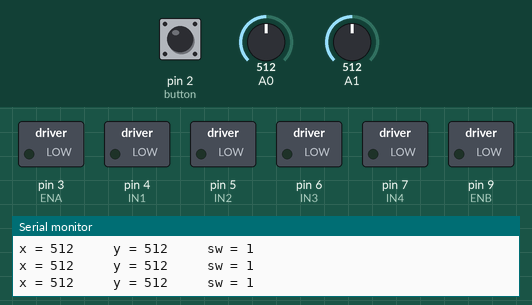
Simulated run of this sketch. Board: Arduino Uno, built with avr-gcc and run on an emulated ATmega328P. Shown: switched loads named in the sketch (green lamp = pin HIGH), the last lines printed to the serial monitor. The inputs (shaded band) are chosen by the test bench; at power-on: A0 = 512, A1 = 512, pin 2 (button) HIGH.

Above: at 1.2 s.
1.3 s: A0 set to 111
2.8 s: A0 set to 89
At 3.9 s:
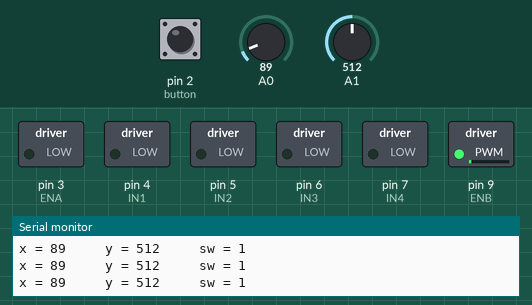
4.3 s: A1 set to 111
5.8 s: A1 set to 93
At 7.0 s:
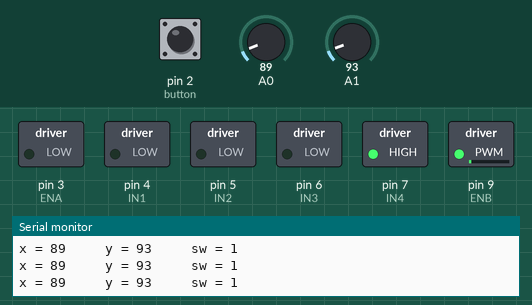
7.3 s: A0 set to 110
At 7.7 s:
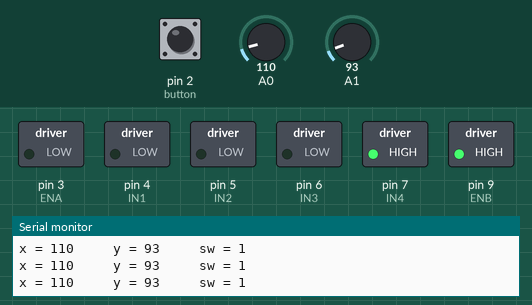
8.8 s: A1 set to 983
11.8 s: A1 set to 1015
At 12.4 s:
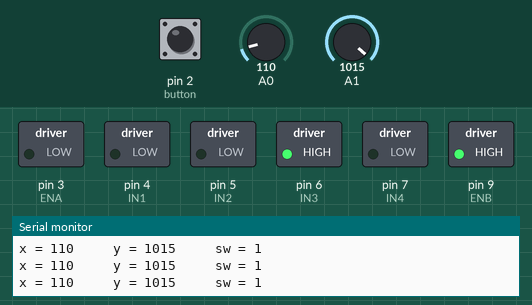
Timing chart, 0 to 14.3 s (numbered marks = the images above; inputs shaded):
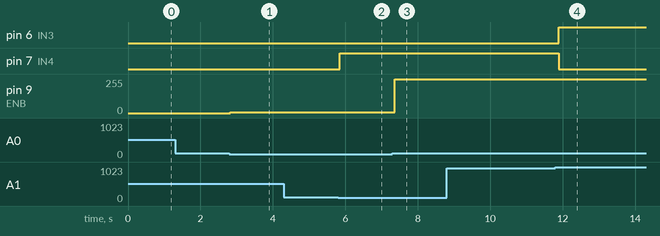

The sketch:

DCmotor_joystick.ino
```cpp
#define maxSpeed  255
#define minSpeed  0
int step = 10;
int ENA = 3;
int ENB = 9;
int IN1 = 4;
int IN2 = 5;
int IN3 = 6;
int IN4 = 7;

int button = 2;
int x, y;

void setup() {
  Serial.begin(9600);
  pinMode(button, INPUT_PULLUP);
  pinMode(ENA, OUTPUT);
  pinMode(ENB, OUTPUT);
  pinMode(IN1, OUTPUT);
  pinMode(IN2, OUTPUT);
  pinMode(IN3, OUTPUT);
  pinMode(IN4, OUTPUT);
}

void DCstop() {
  // digitalWrite(IN1, LOW);
  // digitalWrite(IN2, LOW);
  digitalWrite(IN3, LOW);
  digitalWrite(IN4, LOW);
}

// void DCmove_forward(int signal) {
//   int value = map(signal, 0, 1023, 0, 255);
//   analogWrite(ENA, value);
//   analogWrite(ENB, value);

//   if(signal > 540) {

//     digitalWrite(IN1, HIGH);
//     digitalWrite(IN2, LOW);
//     digitalWrite(IN3, HIGH);
//     digitalWrite(IN4, LOW);
//   }
//   if(signal < 500) {
//     digitalWrite(IN1, LOW);
//     digitalWrite(IN2, HIGH);
//     digitalWrite(IN3, LOW);
//     digitalWrite(IN4, HIGH);
//   }
// }

// void DCmove_backward(int signal) {
//   int value = map(signal, 0, 1023, 0, 255);
//   analogWrite(ENA, value);
//   analogWrite(ENB, value);
//   digitalWrite(IN1, LOW);
//   digitalWrite(IN2, HIGH);
//   digitalWrite(IN3, LOW);
//   digitalWrite(IN4, HIGH);
// }

void DCmove_forward() {
  analogWrite(ENB, maxSpeed);
  // analogWrite(ENA, maxSpeed);
  // digitalWrite(IN1, HIGH);
  // digitalWrite(IN2, LOW);
  digitalWrite(IN3, HIGH);
  digitalWrite(IN4, LOW);
}

void DCmove_backward() {
  analogWrite(ENB, maxSpeed);
  // analogWrite(ENA, maxSpeed);
  // digitalWrite(IN1, LOW);
  // digitalWrite(IN2, HIGH);
  digitalWrite(IN3, LOW);
  digitalWrite(IN4, HIGH);
}

void DCspeedUp() {
  for (int i = 0; i <= maxSpeed; i+= step) {
    analogWrite(ENB, i);
    //delay(20);
  }
}

void DCspeedDown() {
  for (int i = maxSpeed; i >= 0; i-= step) {
    analogWrite(ENB, i);
    //delay(20);
  }
}

void loop() {
  int sw = digitalRead(button);
  x = analogRead(A0);
  y = analogRead(A1);
  Serial.print("x = ");
  Serial.print(x);
  Serial.print("\t\t y = ");
  Serial.print(y);
  Serial.print("\t\t sw = ");
  Serial.println(sw);

  if(y > 1000) {
    DCmove_forward();
  }
  if(y < 100) {
    DCmove_backward();
  }

  if (x > 1000) {
    DCspeedUp();
  }

  if (x < 100) {
    DCspeedDown();
  }
  delay(100);
}
```

Measured:
- the behaviour switches between 100 and 99 on A1 (found by bisection; images 1 and 2)
- the behaviour switches between 1000 and 1001 on A1 (found by bisection; images 3 and 4)
- after the input at 2.8 s, pin 9 (ENB): 0/255 → 5/255 at once
- after the input at 5.8 s, pin 7 (IN4): LOW → HIGH after 0.05 s
- after the input at 7.3 s, pin 9 (ENB): 5/255 → 255/255 after 0.06 s
- after the input at 11.8 s, pin 6 (IN3): LOW → HIGH after 0.10 s; pin 7 (IN4): HIGH → LOW after 0.10 s
